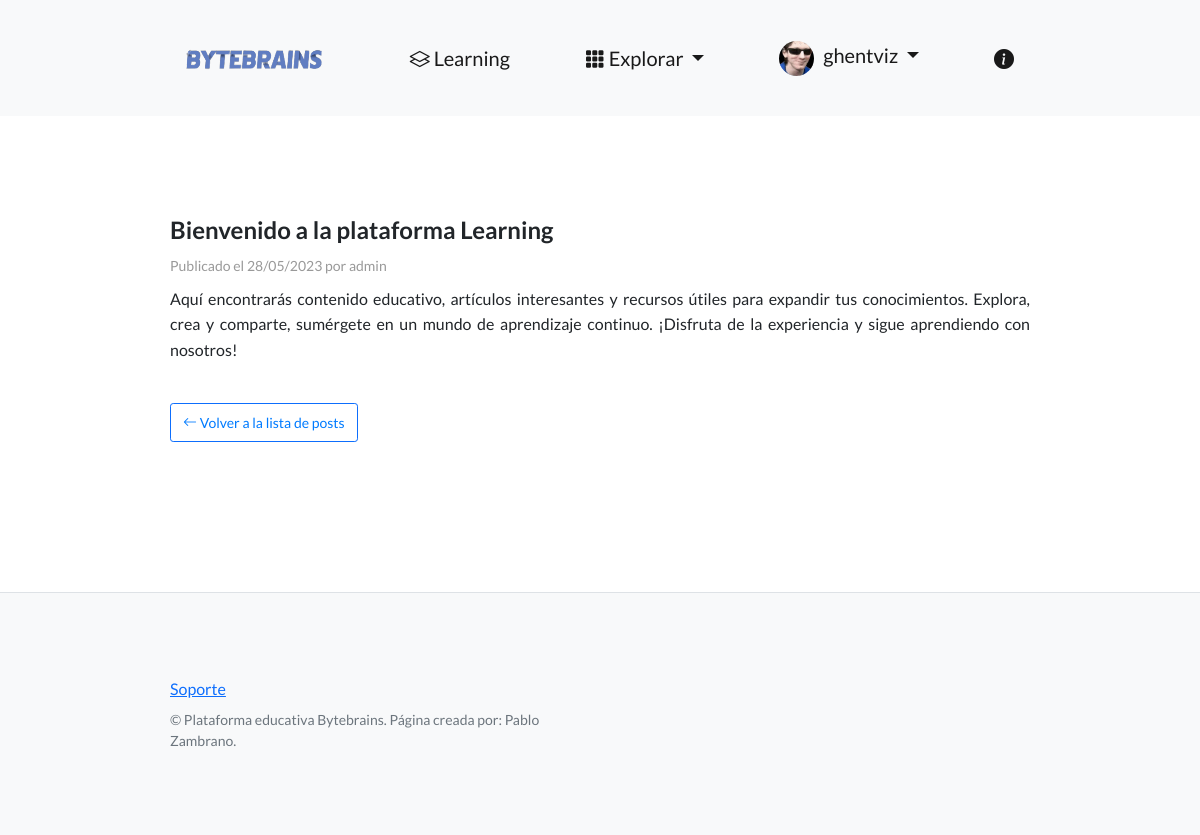
The page /blog/blog-detalle/20/ (signed in) on the database its author committed.
### perfiles/models.py (models this page shows, shortened)
class Avatar(models.Model):
    user = models.OneToOneField(User, on_delete=models.CASCADE, null=True)
    imagen = models.ImageField(upload_to='avatares', null=True, blank=True)

### blog_learning/models.py (models this page shows, shortened)
class Post(models.Model):
    titulo = models.CharField(max_length=200)
    contenido = models.TextField(max_length=3500)
    fecha_publicacion = models.DateTimeField(auto_now_add=True)
    creador = models.ForeignKey(User, on_delete=models.SET_NULL, null=True)

### blog_learning/views.py (the view)
# urls.py: path('blog-detalle/<int:post_id>/', views.detalle_post, name='detalle_post'),
def detalle_post(request, post_id):
    post = get_object_or_404(Post, id=post_id)
    return render(request, 'blog_learning/detalle_post.html', {'post': post, 'creador': request.user})

### blog_learning/templates/blog_learning/detalle_post.html (shortened to what this page needs)
{% extends "control_estudios/base.html" %}
{% block contenido %}
<link rel="stylesheet" href="https://cdnjs.cloudflare.com/ajax/libs/animate.css/4.1.1/animate.min.css">
<div class="container animate__animated animate__fadeIn">
    <div class="blog-post">
        <h1 class="post-title">{{ post.titulo }}</h1>
        <p class="post-meta">Publicado el {{ post.fecha_publicacion|date:"d/m/Y" }} por {{ post.creador.username }}</p>
        <div class="post-content">
            <p>{{ post.contenido }}</p>
        </div>
        <a href="{% url 'lista_posts' %}" class="back-link btn btn-outline-primary btn-sm">
            <i class="bi bi-arrow-left"></i> Volver a la lista de posts
        </a>
</div>
{% endblock contenido %}

### control_estudios/templates/control_estudios/base.html (shortened to what this page needs)
{% load static %}
<!DOCTYPE html>
<html lang="en">
<head>
    <link href="https://cdn.jsdelivr.net/npm/bootstrap-icons@1.5.0/font/bootstrap-icons.css" rel="stylesheet"
        type="text/css" />
    <link href="{% static 'css/styles.css' %}" rel="stylesheet" />
</head>
<body>
    <nav class="navbar navbar-light bg-light static-top">
        <div class="container">
            <a class="navbar-brand logo-link" href="{% url 'inicio'%}">
                <img class="logo" src="{% static 'logo.png' %}" alt="Logo de la página" />
            </a>
            <a class="navbar-brand learning-link" href="{%url 'lista_posts'%}">
                <i class="bi bi-layers"></i>
                Learning
            </a>
            <div class="dropdown" id="plataformaDropdown">
                <a class="navbar-brand dropdown-toggle" href="#" role="button" data-bs-toggle="dropdown"
                    aria-expanded="false">
                    <i class="bi bi-grid-3x3-gap-fill"></i>
                    Explorar
                </a>
            </div>
            <div class="dropdown" onmouseenter="showDropdown()" onmouseleave="hideDropdown()">
                <a class="navbar-brand dropdown-toggle" href="#" role="button" id="usuarioDropdown" data-bs-toggle="dropdown"
                    aria-expanded="false">
                    {% if user.is_authenticated %}
                        {% if user.avatar %}
                            {% if user.avatar.imagen %}
                            <img src="{{ user.avatar.imagen.url }}" style="width: 35px; height: 35px; border-radius: 50%; margin-right: 5px;">
                            {% else %}
                                <i class="bi bi-person-fill"></i>
                            {% endif %}
                        {% else %}
                            <i class="bi bi-person-fill"></i>
                        {% endif %}
                        {{ user.username }}
                    {% else %}
                    <i class="bi bi-person-fill"></i> Gestionar usuario
                    {% endif %}
                </a>
            </div>
            <a class="navbar-brand about-link" href="{% url 'about' %}">
                <i class="bi bi-info-circle-fill"></i>
            </a>
        </div>
    </nav>
    <section style="padding: 80px 50px;">
        {% block contenido %}
        {% endblock contenido %}
    </section>
    <footer class="footer">
        <div class="container">
            <div class="row">
                <div class="col-lg-6 h-100 text-center text-lg-start my-auto">
                    <ul class="list-inline mb-2">
                        <li class="list-inline-item"><a
                                href="https://docs.google.com/forms/d/e/1FAIpQLSdrpu41T0OnxFOVRi3Zn0Obj1P5-a_17yXlUdo7N0pcVgMJ1Q/viewform?usp=sf_link">Soporte</a>
                        </li>
                    </ul>
                    <p class="text-muted small mb-4 mb-lg-0">&copy; Plataforma educativa Bytebrains. Página creada por:
                        Pablo Zambrano.</p>
                </div>
            </div>
        </div>
    </footer>
</body>
</html>

### control_estudios/templates/control_estudios/base.html (style rules this page uses)
.logo { width: 165px; height: 50px; }
.logo { transition: transform 0.2s; }
.footer { padding: 40px 0; background-color: #f8f9fa; border-top: 1px solid #dee2e6; }
.footer p { margin-bottom: 0; }
.learning-link { transition: transform 0.2s; }
.about-link { position: relative; }
.about-link::after { content: "Acerca de"; position: absolute; top: 100%; left: 50%; transform: translateX(-50%); background-color: #f8f9fa; padding: 8px 16px; border-radius: 8px; opacity: 0; visibility: hidden; transition: opacity 0.3s, visibility 0.3s; box-shadow: 0 2px 4px rgba(0, 0, 0, 0.1); font-family: 'Lato', sans-serif; font-weight: 400; font-size: 14px; color: #333; white-space: nowrap; }

### blog_learning/templates/blog_learning/detalle_post.html (style rules this page uses)
.blog-post { margin-bottom: 50px; }
.blog-post .post-title { font-size: 24px; font-weight: bold; margin-bottom: 10px; }
.blog-post .post-meta { font-size: 14px; color: #999; margin-bottom: 10px; }
.blog-post .post-content { font-size: 16px; line-height: 1.6; margin-bottom: 20px; text-align: justify; }
.back-link { font-size: 14px; color: #007bff; margin-top: 20px; display: inline-block; }
.container { max-width: 900px; margin: 0 auto; padding: 20px; }

### rows shown on the page
Post: titulo "Bienvenido a la plataforma Learning", fecha_publicacion "28/05/2023", creador.username "admin", contenido "Aquí encontrarás contenido educativo, artículos interesantes y recursos útiles para expandir tus conocimientos. Explora, crea y comparte, sumérgete en un mundo de aprendizaje continuo. ¡Disfruta de la experiencia y sigue aprendiendo con nosotros!"

### other values the page prints
{{ user.username }} "ghentviz"
